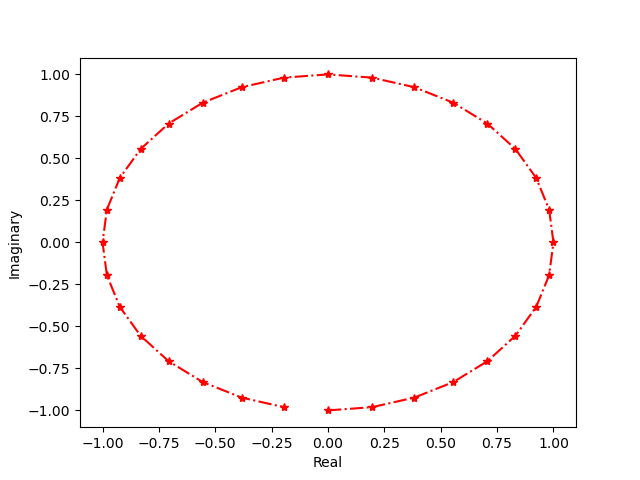

Python code for this plot:

# https://stackoverflow.com/questions/56380536/hilbert-transform-in-python

import math
from scipy.fftpack import * # hilbert
import numpy as np
import matplotlib.pyplot as plt

def hilbert_from_scratch(u):
    # N : fft length
    # M : number of element to zero out
    # U : DFT of u
    # v : IDFT of H(u)

    N = len(u)

    # take forwart Fourier transform
    U = np.fft.fft(u)
    M = N - N//2 - 1

    # zero out negative frequency components
    U[N//2+1:] = [0] * M

    # double fft energy except @ DC0
    U[1:N//2] = 2 * U[1:N//2]
    
    # take inverse Fourier transform
    v = np.fft.ifft(U)
    return v

if __name__ == '__main__':
    N = 32
    f = 1
    dt = 1.0 / N
    y = []
    for n in range(N):
        x = 2*math.pi*f*dt*n
        y.append(math.sin(x))
    z1 = hilbert_from_scratch(y)
    z2 = hilbert(y)
    print(" n     y fromscratch scipy")
    for n in range(N):
        print('{:2d} {:+5.2f} {:+10.2f} {:+5.2f}'.format(n, y[n], z1[n], z2[n]))
    plt.plot(z1.real, z1.imag, '-.r*')
    plt.xlabel('Real')
    plt.ylabel('Imaginary')
    plt.show()
    
# Essai 2
    
fig = plt.figure()
ax = plt.axes(projection='3d')

def f(x):
    return x**2 + 1 

a = np.arange(-10,10,1)
b = np.arange(-10,10,1)
carray = np.zeros((len(a), len(b)), dtype=complex)

for i in range(-10,10,1):
    for j in range(-10,10,1):
        carray[i, j] = complex(i, j)

carray = f(carray)  #<-- use f()

ax.contour3D(a, b, carray)
ax.set_xlabel('X Label')
ax.set_ylabel('Y Label')
ax.set_zlabel('Z Label')

plt.show()

# Essai 3

## https://matplotlib.org/stable/gallery/mplot3d/lines3d.html
    
ax = plt.figure().add_subplot(projection='3d')

# Prepare arrays x, y, z
theta = np.linspace(-4 * np.pi, 4 * np.pi, 100)
z = np.linspace(-2, 2, 100)
r = z**2 + 1
x = r * np.sin(theta)
y = r * np.cos(theta)

ax.plot(x, y, z, label='parametric curve')
ax.legend()

plt.show()

# Essai 4

## https://jakevdp.github.io/PythonDataScienceHandbook/04.12-three-dimensional-plotting.html

ax = plt.axes(projection='3d')

# Data for a three-dimensional line
zline = np.linspace(0, 15, 1000)
xline = np.sin(zline)
yline = np.cos(zline)
ax.plot3D(xline, yline, zline, 'gray')

# Data for three-dimensional scattered points
zdata = 15 * np.random.random(100)
xdata = np.sin(zdata) + 0.1 * np.random.randn(100)
ydata = np.cos(zdata) + 0.1 * np.random.randn(100)
ax.scatter3D(xdata, ydata, zdata, c=zdata, cmap='Greens');
plt.show()
